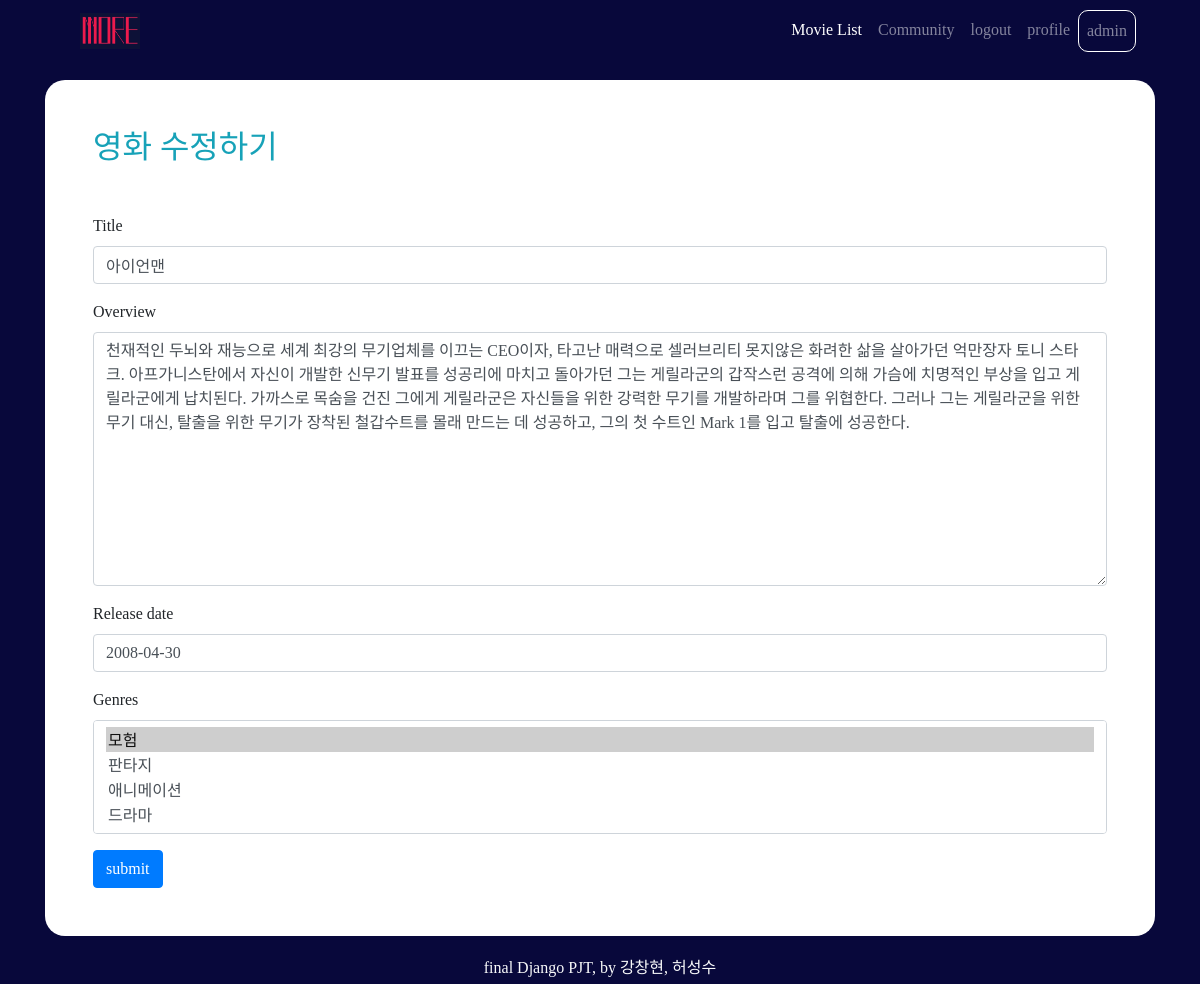
Screenshot of /movies/120/update/ (signed in) with the database file from the repository.
### accounts/models.py (models this page shows)
class User(AbstractUser):
    followers = models.ManyToManyField(settings.AUTH_USER_MODEL,related_name='followings')

### movies/models.py (models this page shows, shortened)
class Movie(models.Model):
    title = models.CharField(max_length=100)
    poster_path = models.CharField(max_length=150, default='')
    movie_id = models.IntegerField()
    voteavg = models.IntegerField(default=0)
    overview = models.TextField(default='')
    original_title = models.CharField(max_length=100, null=True)
    release_date = models.CharField(max_length=50)
    actors = models.ManyToManyField(Actor, related_name = 'movie_actor')
    genres = models.ManyToManyField(Genre, related_name = 'movie_genre')
    like_users = models.ManyToManyField(settings.AUTH_USER_MODEL, related_name="like_movies", blank=True)

### movies/views.py (the view)
# urls.py: path('<int:pk>/update/', views.movie_update, name='movie_update'),
@user_passes_test(lambda u: u.is_superuser)
@login_required
def movie_update(request, pk):
    movie = get_object_or_404(Movie, pk=pk)
    if request.method == 'POST':
        form = MovieForm(request.POST, instance=movie)
        if form.is_valid():
            form.save()
            return redirect('movies:movie_detail', movie.pk)
    else:
        form = MovieForm(instance=movie)
    context = {
        'form': form
    }
    return render(request, 'movies/form.html', context)

### movies/forms.py
class MovieForm(forms.ModelForm):
    class Meta:
        model = Movie
        fields = ('title', 'overview', 'release_date', 'genres')

### movies/models.py (called while the page is built)
    def __str__ (self):
        return self.name

### movies/templates/movies/form.html (shortened to what this page needs)
{% extends 'base.html' %}
{% load bootstrap4 %}
{% block content %}
<div class='bg-white my-3 container p-5' style="border-radius: 20px;">
    {% if request.resolver_match.url_name == 'movie_create' %}
        <h2 class='mb-5 text-info'>새 영화 등록하기</h2>
    {% else %}
        <h2 class='mb-5 text-info'>영화 수정하기</h2>
    {% endif %}
    <form action="" method="POST" enctype="multipart/form-data">
        {% bootstrap_form form %}
        <button class='btn btn-primary'>submit</button>
    </form>
</div>
{% endblock %}

### templates/base.html (shortened to what this page needs)
<!DOCTYPE html>
{% load bootstrap4 %}
<html lang="ko">
<head>
    <link rel="stylesheet" href="https://stackpath.bootstrapcdn.com/bootstrap/4.4.1/css/bootstrap.min.css">
    <link rel="stylesheet" href="https://use.fontawesome.com/releases/v5.13.0/css/all.css">
</head>
<body>
    <nav class="navbar fixed-top navbar-expand-lg navbar-dark mx-5 pt-2">
        <a class="navbar-brand ml-3" href="{% url 'movies:index' %}">
          <img src="/media/logo.jpg" width="60" height="36" class="d-inline-block align-top" alt="" loading="lazy">
        </a>
      <div class="collapse navbar-collapse" id="navbarNav">
        <ul class="navbar-nav ml-auto">
          <li class="nav-item active ml-auto">
            <a class="nav-link" href="{% url 'movies:index' %}">Movie List <span class="sr-only">(current)</span></a>
          </li>
          <li class="nav-item ml-auto">
            <a class="nav-link" href="{% url 'movies:community' %}">Community</a>
          </li>
          <li class="nav-item ml-auto">
            {% if request.user.is_authenticated %}
            <a class="nav-link" href="{% url 'accounts:logout' %}">logout </a>
          </li>
          <li class="nav-item ml-auto">
            <a class="nav-link" href="{% url 'accounts:detail' request.user.username %}">profile</a>
          </li>
          <li class="nav-item ml-auto">
            <a class="nav-link" href="{% url 'accounts:detail' request.user.username %}"
              style=" border: 1px solid white; border-radius: 10px;">{{ request.user.username }}</a>
          </li>
          {% endif %}
        </ul>
      </div>
    </nav>
    <div class='container mt-3 pt-5'>
        {% block content %}
        {% endblock %}
    </div>
</body>
<footer class="fixed-bottom text-center text-light d-flex justify-content-center align-items-center pt-1">
    <p class="mb-1">final Django PJT, by 강창현, 허성수</p>
</footer>
</html>

### templates/base.html (style rules this page uses)
body, footer, nav { background-color: rgb(8, 8, 59); font-family: 'MaplestoryOTFBold'; }

### rows the page displays
User: user.username "admin"
Movie: title "아이언맨", overview "천재적인 두뇌와 재능으로 세계 최강의 무기업체를 이끄는 CEO이자, 타고난 매력으로 셀러브리티 못지않은 화려한 삶을 살아가던 억만장자 토니 스타크. 아프가니스탄에서 자신이 개발한 신무기 발표를 성공리에 마치고 돌아가던 그는 게릴라군의 갑작스런 공격에 의해 가슴에 치명적인 부상을 입고 게릴라군에게 납치된다. 가까스로 목숨을 건진 그에게 게릴라군은 자신들을 위한 강력한 무기를 개발하라며 그를 위협한다. 그러나 그는 게릴라군을 위한 무기 대신, 탈출을 위한 무기가 장착된 철갑수트를 몰래 만드는 데 성공하고, 그의 첫 수트인 Mark 1를 입고 탈출에 성공한다.", release_date "2008-04-30"
